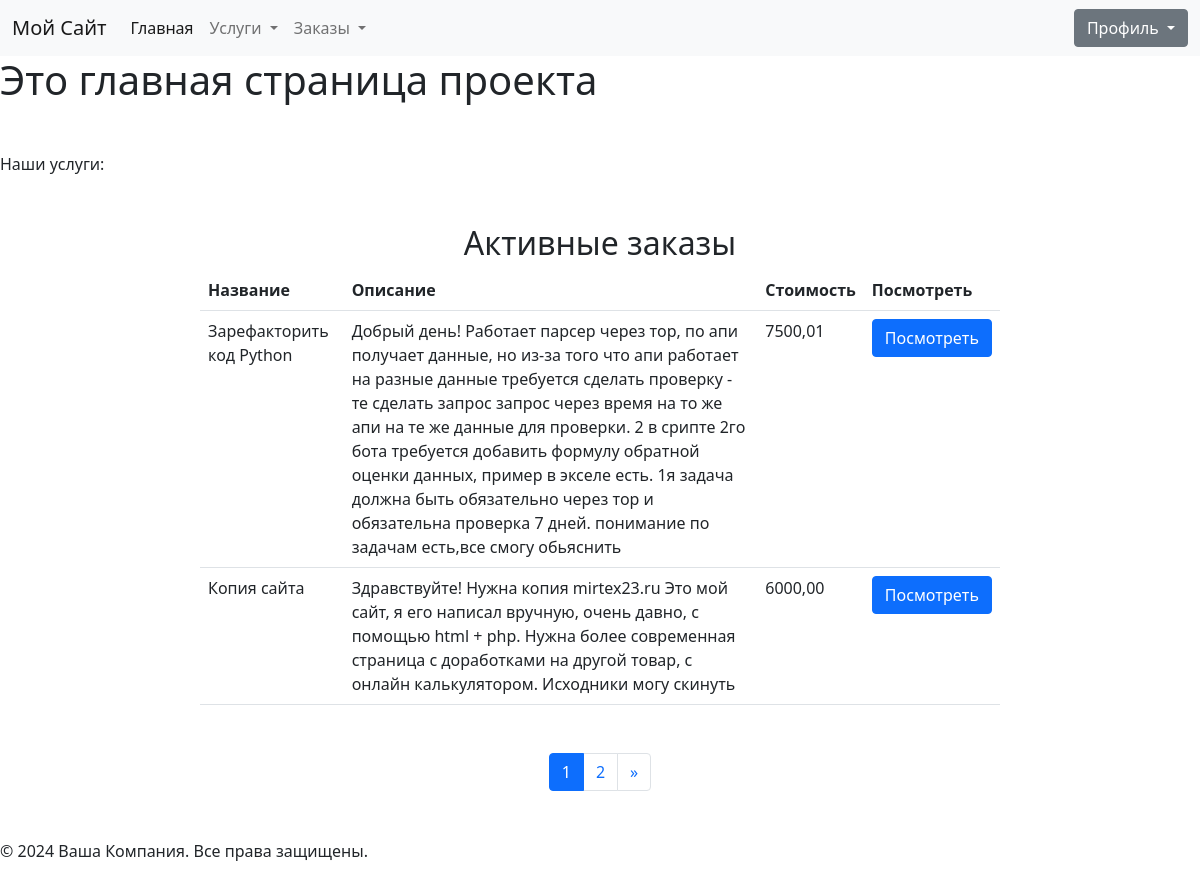
The page / on the database its author committed.
### freelance/models.py (models this page shows, shortened)
class Order(models.Model):
    order_type = models.CharField(
        max_length=11,
        choices=Service.ServicesType.choices,
        default="design",
        verbose_name="Тип заказа",
    )
    title = models.CharField(max_length=255, verbose_name="Заголовок")
    description = models.TextField(verbose_name="Описание")
    created_at = models.DateTimeField(
        auto_now_add=True, verbose_name="Создан", null=True
    )
    updated_at = models.DateTimeField(auto_now=True, verbose_name="Обновлен", null=True)
    price = models.DecimalField(
        verbose_name="Стоимость", max_digits=10, decimal_places=2, default=0
    )
    customer = models.ForeignKey(
        Customer,
        on_delete=models.CASCADE,
        related_name="customers",
        blank=True,
        null=True,
        verbose_name="Заказчик",
    )
    executor = models.ForeignKey(
        Executor,
        on_delete=models.CASCADE,
        related_name="executors",
        blank=True,
        null=True,
        verbose_name="Исполнитель",
    )
    class Meta:
        verbose_name = "Заказ"
        verbose_name_plural = "Заказы"

### freelance/views.py (the view)
# urls.py: path("", MainPageView.as_view(), name="main_page"),
class MainPageView(ListView):
    model = Order  # определяем модель, с которой работаем
    template_name = "basic/index.html"
    context_object_name = "orders"  # более точное имя для 'requests'
    paginate_by = 2
    def get_queryset(self):
        open_requests = OrderRequest.objects.filter(
            order=OuterRef("pk"), status__in=["pending", "rejected"]
        )
        return (
            Order.objects.annotate(has_open_requests=Exists(open_requests))
            .filter(Q(has_open_requests=True) | Q(requests__isnull=True))
            .distinct()
        )
    def get_context_data(self, **kwargs):
        context = super().get_context_data(**kwargs)
        context["message"] = "Это главная страница проекта"
        context["title_label"] = "Активные заказы"
        return context

### templates/basic/index.html
{% extends 'basic/base.html' %}
{% block content %}
<h1>{{ message }}</h1>
<div class="row-fluid mt-5">
    <div col-md-4>
        {% include 'basic/mainpage/available_services.html' %}
    </div>
    <div col-md-8>
        {% include 'basic/mainpage/active_orders.html' %}
    </div>
</div>
{% endblock %}

### templates/basic/mainpage/active_orders.html (shortened to what this page needs)
<div class="text-justify">
    <div class="row-fluid">
        <div class="col-md-8 offset-md-2">
            <h2 class="text-center mt-5">{{ title_label }}</h2>
            <table class="text table">
                <tbody>
                    <tr>
                        <th>Название</th>
                        <th>Описание</th>
                        <th>Стоимость</th>
                        <th>Посмотреть</th>
                    </tr>
                    {% for order in page_obj %}
                        <tr>
                            <td>{{ order.title }}</td>
                            <td>{{ order.description }}</td>
                            <td>{{ order.price }}</td>
                            <td><a class="btn btn-primary" href="{% url 'freelance:order-detail' order.pk %}">Посмотреть</a></td>
                        </tr>
                    {% endfor %}
                </tbody>
            </table>
            <div class="mt-5 mb-5">
                {% if is_paginated %}
                <nav aria-label="Page navigation">
                    <ul class="pagination justify-content-center">
                        {% for num in page_obj.paginator.page_range %}
                            <li class="page-item{% if num == page_obj.number %} active{% endif %}">
                                <a class="page-link" href="?page={{ num }}">{{ num }}</a>
                            </li>
                        {% endfor %}
                        {% if page_obj.has_next %}
                            <li class="page-item">
                                <a class="page-link" href="?page={{ page_obj.next_page_number }}" aria-label="Next">
                                    <span aria-hidden="true">&raquo;</span>
                                </a>
                            </li>
                        {% endif %}
                    </ul>
                </nav>
                {% endif %}
            </div>
        </div>
    </div>
</div>

### rows shown on the page
Order: title "Зарефакторить код Python", description "Добрый день! Работает парсер через тор, по апи получает данные, но из-за того что апи работает на разные данные требуется сделать проверку - те сделать запрос запрос через время на то же апи на те же данные для проверки. 2 в срипте 2го бота требуется добавить формулу обратной оценки данных, пример в экселе есть. 1я задача должна быть обязательно через тор и обязательна проверка 7 дней. понимание по задачам есть,все смогу обьяснить", price "7500,01"
Order: title "Копия сайта", description "Здравствуйте! Нужна копия mirtex23.ru Это мой сайт, я его написал вручную, очень давно, с помощью html + php. Нужна более современная страница с доработками на другой товар, с онлайн калькулятором. Исходники могу скинуть", price "6000,00"

### other values the page prints
{{ message }} "Это главная страница проекта"
{{ title_label }} "Активные заказы"
{{ num }} "1" "2"
